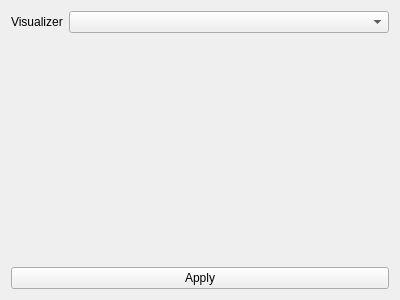
<?xml version="1.0" encoding="UTF-8"?>
<ui version="4.0">
 <class>VisualizerCreatorSelector</class>
 <widget class="QWidget" name="VisualizerCreatorSelector">
  <property name="geometry">
   <rect>
    <x>0</x>
    <y>0</y>
    <width>400</width>
    <height>300</height>
   </rect>
  </property>
  <property name="windowTitle">
   <string>Form</string>
  </property>
  <property name="layoutDirection">
   <enum>Qt::LeftToRight</enum>
  </property>
  <layout class="QVBoxLayout" name="verticalLayout">
   <item>
    <layout class="QFormLayout" name="formLayout">
     <item row="0" column="0">
      <widget class="QLabel" name="dataLoaderLabel">
       <property name="text">
        <string>Visualizer</string>
       </property>
      </widget>
     </item>
     <item row="0" column="1">
      <widget class="QComboBox" name="_visualizer_combo_box"/>
     </item>
    </layout>
   </item>
   <item>
    <widget class="QPushButton" name="_apply_button">
     <property name="text">
      <string>Apply</string>
     </property>
    </widget>
   </item>
  </layout>
 </widget>
 <resources/>
 <connections/>
</ui>
